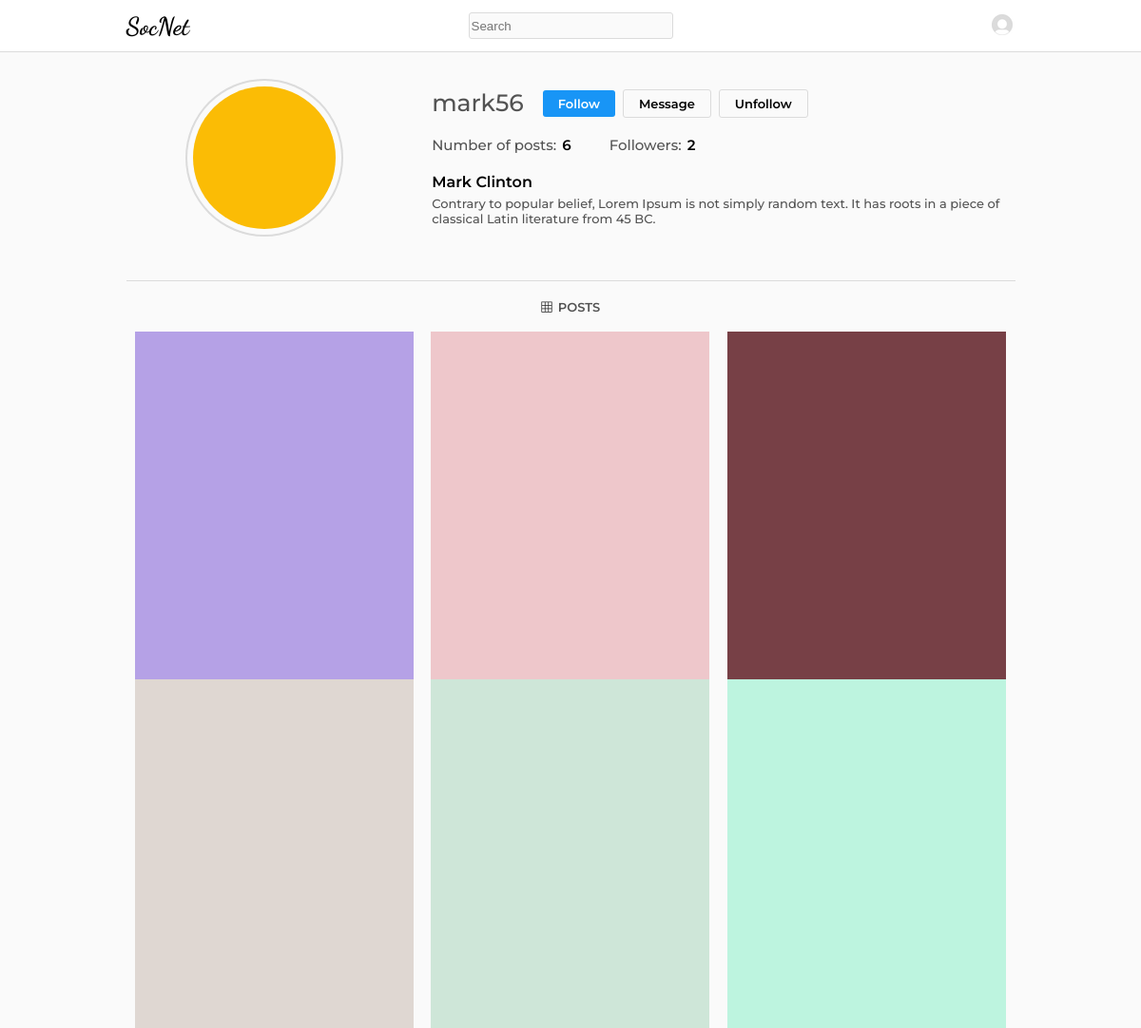
The page /mark56/ on the database its author committed.
### users/models.py (models this page shows, shortened)
class User(AbstractBaseUser):
    identifier = models.CharField(
        verbose_name = 'username',
        max_length=30,
        unique=True)
    email = models.EmailField(max_length=50, unique = True)
    name = models.CharField(max_length=35, blank=True, null=True)
    profile_info = models.TextField(max_length = 1000, blank=True, null=True)
    profile_pic = models.ImageField(upload_to='profile_pics', blank=True, null=True)
    is_active = models.BooleanField(default=True)
    is_staff = models.BooleanField(default=False)
    is_superuser = models.BooleanField(default=False)
    objects = UserManager()
    USERNAME_FIELD = 'identifier'
    REQUIRED_FIELDS = ['password', 'email']
    @property
    def is_staff(self):
        return self.is_superuser

### app/models.py (models this page shows, shortened)
class Post(models.Model):
    uuid = models.UUIDField(primary_key=True, default=uuid.uuid4, editable=False)
    user = models.ForeignKey(User, related_name='posts', null=True, on_delete=models.SET_NULL)
    created_at = models.DateTimeField(auto_now_add=True)
    picture = models.ImageField(upload_to='posts')
    description = models.TextField(max_length=500)
    likes = models.ForeignKey(Like, related_name='posts', null=True, blank=True, on_delete=models.SET_NULL)
    comments = models.ForeignKey(Comment, related_name='posts', null=True, blank=True, on_delete=models.SET_NULL)
    tags = models.ManyToManyField(Tag, through='Post_Tag', blank=True, null=True)
    '''
    def get_absolute_url(self):
        #<identifier>/<uuid>/
        return reverse('app:profile', kwargs={
            'identifier': self.user.identifier,
            'uuid': self.uuid
        })
    '''
    class Meta:
        ordering = ["-created_at"]

### app/views.py (the view)
# urls.py: path('<identifier>/', views.ProfileView.as_view(), name='profile'),
class ProfileView(generic.ListView):
    template_name = "app/profile.html"
    def get_queryset(self):
        try:
            self.user = User.objects.prefetch_related("posts", "following").get(
                identifier__iexact=self.kwargs.get("identifier")
            )
        except User.DoesNotExist:
            raise Http404
        else:
            return self.user.posts.all(), self.user.following.all()
    def get_context_data(self, **kwargs):
        context = super().get_context_data(**kwargs)
        context["account"] = self.user
        return context

### app/templates/app/profile.html (shortened to what this page needs)
{% extends 'core.html' %}
  {% load static %}
  {% block content %}
    <nav class="EEBPd">
      <div class="hL8jp c5a4s">
        <div class="FQU4C c5a4s">
          <div class="V0vg9 c5a4s">
            <a class="c3wFo YnqtJ" href="#"><strong>SocNet</strong></a>
          </div>
        </div>
        <div class="ar7Tx">
          <input class="qMjNz" type="text" placeholder="Search">
        </div>
        <div class="V16dw c5a4s">
          <div class="VAG1m c5a4s">
            <a href="#">
              <img class="" src="{% static 'social/images/profile.jpg' %}"
                    alt="Profile image {{ user.identifier }}">
            </a>
          </div>
        </div>
      </div>
    </nav>
    <div class="uUFdO">
      <div class="c5V0J c5a4s Ln7EH">
        <div class="rbanP c5a4s">
          <div class="RGiKu">
            <img class="k099l" src="{{ account.profile_pic.url }}" alt="profile picture">
          </div>
        </div>
        <div class="wdyyU c5a4s">
          <div class="VNUTm c5a4s">
            <h2 class="raJOq">{{ account.identifier }}</h2>
            <div class="IxGjh">
              <a class="PzHaF YnqtJ ggUyy" href="{% url 'app:follow' identifier=account.identifier %}">Follow</a>
            </div>
              <div class="oW9wD">
                <a class="YnqtJ pmgLx" href="#">Message</a>
              </div>
              <div class="oW9wD">
                <a class="YnqtJ pmgLx" href="{% url 'app:unfollow' identifier=account.identifier %}">Unfollow</a>
              </div>
          </div>
          <ul class="qLTob c5a4s">
            <li class="">
              <span class="QnOkT">Number of posts: </span>
              <span class="ZPVqy">{{ object_list.0.count }}</span>
            </li>
            <li class="">
              <span class="QnOkT">Followers: </span>
              <span class="ZPVqy">{{ object_list.1.count }}</span>
            </li>
          </ul>
          <div class="dVdDx">
            <p class="ZPVqy">{{ account.name }}</p>
          </div>
          <div class="QnOkT">
            <p class="kSuWz">{{ account.profile_info }}</p>
          </div>
        </div>
      </div>
      <div class="ZssUn c5a4s">
        <a class="c5a4s YnqtJ lX8zX" href="#">
          <span class="c5a4s Noeyd">
            <svg aria-label="" class="_8-yf5 " fill="#262626" height="12" role="img" viewBox="0 0 48 48" width="12">
              <path clip-rule="evenodd" d="M45 1.5H3c-.8 0-1.5.7-1.5 1.5v42c0 .8.7 1.5 1.5 1.5h42c.8 0 1.5-.7 1.5-1.5V3c0-.8-.7-1.5-1.5-1.5zm-40.5 3h11v11h-11v-11zm0 14h11v11h-11v-11zm11 25h-11v-11h11v11zm14 0h-11v-11h11v11zm0-14h-11v-11h11v11zm0-14h-11v-11h11v11zm14 28h-11v-11h11v11zm0-14h-11v-11h11v11zm0-14h-11v-11h11v11z" fill-rule="evenodd">
              <p class="qbVj4">POSTS</p>
            </svg>
          </span>
        </a>
      </div>
      <div class="cCjYv c5a4s">
        {% for post in object_list.0 %}
          <img src="{{ post.picture.url }}" alt="profile picture">
        {% endfor %}
      </div>
    </div>
  {% endblock %}

### templates/core.html (shortened to what this page needs)
<!DOCTYPE html>
{% load static %}
<html lang="en" dir="ltr" class="no-js">
  <head>
    <link rel="stylesheet" href="{% static 'social/css/master.css' %}">
    <link rel="stylesheet" href="https://cdnjs.cloudflare.com/ajax/libs/font-awesome/4.7.0/css/font-awesome.min.css">
  </head>
  <body>
    {% block content %}
    {% endblock %}
  </body>
</html>

### static/social/css/master.css (style rules this page uses)
html, body { height: 100%; }
body, h1, h2, h4, p, ul, li { margin: 0; padding: 0; }
body { background-color: rgba(250, 250, 250, 1); font-family: 'Montserrat', sans-serif; }
.YnqtJ { text-decoration: none; }
.PzHaF { width: 99%; padding: 7px 9px; cursor: pointer; background-color: rgba(24, 149, 246, 1); color:white; border: none; font-weight: 600; border-radius: 3px; }
.uUFdO { max-width: 935px; margin: 0 auto 30px; padding: 30px 20px 0; display: flex; flex-direction: column; }
.k099l { border-radius: 50%; border: 6px solid transparent; box-shadow: 0 0 0 2px rgba(219, 219, 219, 1); width:150px; }
.c5a4s { display: flex; }
.Ln7EH { flex-shrink: 0; margin-bottom: 44px; }
.rbanP { flex-basis: 0; flex-grow: 1; flex-direction: column; margin-right: 30px; }
.wdyyU { flex-basis: 30px; flex-grow: 2; flex-direction: column; margin-top: 8px; }
.VNUTm { flex-direction: row; flex-shrink: 1; align-items: center; margin-bottom: 20px; }
.RGiKu { align-self: center; }
.IxGjh { margin-left: 20px; }
.raJOq { font-size: 25px; font-weight: 500; color: rgba(83, 83, 83, 1) }
.hL8jp { max-width: 935px; height: 54px; padding: 0 20px; flex-direction: row; margin: 0 auto; align-items: center; }
.FQU4C { flex-direction: column; align-items: stretch; flex: 1 9999 0%; }
.V16dw { flex: 1 0 0%; flex-direction: row; flex-wrap: wrap; justify-content: flex-end; }
.VAG1m { flex-direction: row; height: 25px; width: 25px; }
.EEBPd { border-bottom: 1px solid rgba(219, 219, 219, 1); background: white; }
.c3wFo { font-family: 'Dancing Script', cursive; color: black; font-size: 26px; }
.qMjNz { height: 24px; min-width: 125px; width: 209px; background-color: rgba(250, 250, 250, 1); border: 1px solid rgba(219, 219, 219, 1); border-radius: 3px; }
.V0vg9 { align-items: stretch; flex-direction: column; flex-shrink: 0; }
.ggUyy { height: 100%; font-size: 13px; padding: 6px 16px 6px 16px; cursor: pointer; background-color: rgba(24, 149, 246, 1); color:white; border: none; font-weight: 600; border-radius: 3px; }
.oW9wD { margin-left: 8px; }
.pmgLx { font-size: 13px; color: black; padding: 6px 16px 6px 16px; cursor: pointer; border: 1px solid rgba(219, 219, 219, 1); font-weight: 600; border-radius: 3px; }
.qLTob { margin-bottom: 20px; flex-direction: row }
.qLTob li { list-style-type: none; margin-right: 40px; font-size: 15px; }
.ZPVqy { font-weight: 600; }
.QnOkT { color: rgba(83, 83, 83, 1); font-weight: 500; margin-right: 2px; }
.dVdDx { margin-bottom: 5px; }
.kSuWz { font-size: 13px; }
.cCjYv { flex-wrap: wrap; justify-content: space-around; }
.cCjYv img { width: 293px; }
.ZssUn { justify-content: center; text-align: center; align-items: center; border-top: 1px solid rgba(219, 219, 219, 1); height: 53px; }
.Noeyd { align-items: center; }
.qbVj4 { margin-left: 6px; }
.lX8zX { font-size: 13px; color: rgba(83, 83, 83, 1); font-weight: 600; }

### rows shown on the page
User: profile_pic (picture), identifier "mark56", name "Mark Clinton", profile_info "Contrary to popular belief, Lorem Ipsum is not simply random text. It has roots in a piece of classical Latin literature from 45 BC."
Post: picture (picture)
Post: picture (picture)
Post: picture (picture)
Post: picture (picture)
Post: picture (picture)
Post: picture (picture)

### other values the page prints
{{ object_list.0.count }} "6"
{{ object_list.1.count }} "2"
